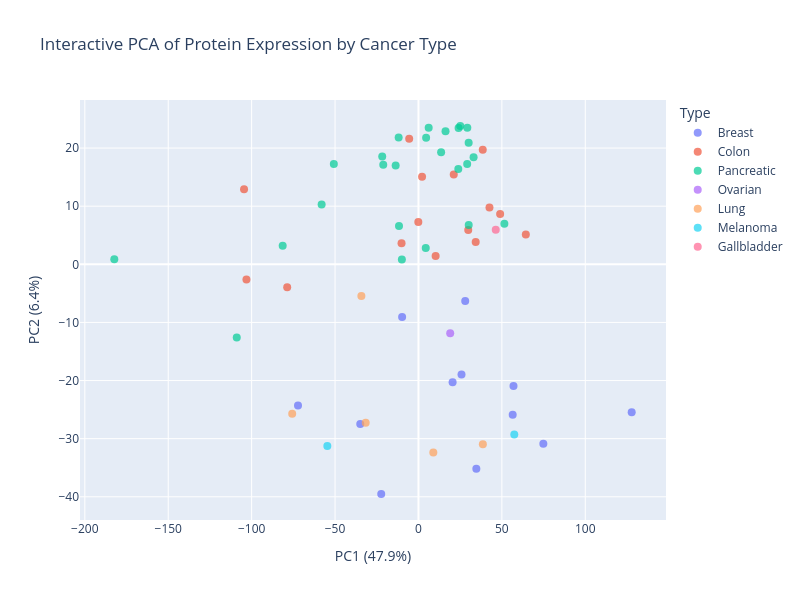

Here is the notebook cell this chart was saved with:
### Code cell
import plotly.express as px

# Initialize PCA
pca = PCA(n_components=20, random_state=42)  # 2 components for visualization

# Fit + transform
X_pca = pca.fit_transform(X)
X.columns = X.columns.astype(str)

# Convert to DataFrame for plotting
pca_df = pd.DataFrame(X_pca, index=X.index, columns=["PC1", "PC2", "PC3", "PC4", "PC5", "PC6", "PC7", "PC8", "PC9", "PC10",
                                                    "PC11", "PC12", "PC13", "PC14", "PC15", "PC16", "PC17", "PC18","PC19",
                                                    "PC20"])

# Make sure PCA DataFrame has sample identifiers as a column
pca_df["Sample_ID"] = pca_df.index  # Assuming index = original column names

# Merge PCA results with metadata
pca_df_merged = pca_df.merge(df_pca_md, on="Sample_ID")

# Interactive PCA plot
fig = px.scatter(
    pca_df_merged,
    x="PC1",
    y="PC2",
    color="Type",                  # color points by Type
    hover_data=["Sample_ID", "Type"],  # info shown on hover
    title="Interactive PCA of Protein Expression by Cancer Type",
    width=800,
    height=600
)

# Customize marker appearance
fig.update_traces(marker=dict(size=8, opacity=0.7))

# Label axes with explained variance
fig.update_layout(
    xaxis_title=f"PC1 ({pca.explained_variance_ratio_[0]*100:.1f}%)",
    yaxis_title=f"PC2 ({pca.explained_variance_ratio_[1]*100:.1f}%)"
)

fig.show()
#fig.write_html("PCA_Interactive_MP2_E_Resistance_MaxSumNormalized_PC1_PC2.html")

### Figure 1 — Plotly figure (JSON) as saved in the notebook; plotly's stock layout.template omitted (floating-point values rounded to 4 significant figures)
{"data": [{"customdata": [["B67_1", "Breast"], ["VCU_1", "Breast"], ["VCU_2", "Breast"], ["VCU_24", "Breast"], ["VCU_3", "Breast"], ["VCU_37", "Breast"], ["VCU_4", "Breast"], ["VCU_43", "Breast"], ["VCU_52", "Breast"], ["VCU_57", "Breast"], ["VCU_74", "Breast"], ["VCU_86", "Breast"]], "hovertemplate": "Type=%{customdata[1]}<br>PC1=%{x}<br>PC2=%{y}<br>Sample_ID=%{customdata[0]}<extra></extra>", "legendgroup": "Breast", "marker": {"color": "#636efa", "opacity": 0.7, "size": 8, "symbol": "circle"}, "mode": "markers", "name": "Breast", "orientation": "v", "showlegend": true, "type": "scatter", "x": [-72.21, 34.7, 127.8, 56.5, 56.97, 28.03, 74.87, 20.47, 25.81, -34.89, -22.32, -9.794], "xaxis": "x", "y": [-24.29, -35.2, -25.44, -25.9, -20.96, -6.304, -30.89, -20.28, -18.94, -27.49, -39.52, -9.076], "yaxis": "y"}, {"customdata": [["CRC0_2", "Colon"], ["CRC4_P1", "Colon"], ["H107_P1", "Colon"], ["H32_2", "Colon"], ["H36", "Colon"], ["H38_P2", "Colon"], ["H85_1", "Colon"], ["VCU_20", "Colon"], ["VCU_23", "Colon"], ["VCU_26", "Colon"], ["VCU_41", "Colon"], ["VCU_71", "Colon"], ["VCU_73", "Colon"], ["VCU_98", "Colon"], ["VCU_99", "Colon"]], "hovertemplate": "Type=%{customdata[1]}<br>PC1=%{x}<br>PC2=%{y}<br>Sample_ID=%{customdata[0]}<extra></extra>", "legendgroup": "Colon", "marker": {"color": "#EF553B", "opacity": 0.7, "size": 8, "symbol": "circle"}, "mode": "markers", "name": "Colon", "orientation": "v", "showlegend": true, "type": "scatter", "x": [-5.553, -103.1, 38.54, 21.16, 10.29, -78.69, -0.08843, 29.84, -104.6, 64.37, -10.14, 34.32, 2.16, 48.97, 42.57], "xaxis": "x", "y": [21.58, -2.605, 19.72, 15.46, 1.424, -3.94, 7.296, 5.906, 12.93, 5.144, 3.623, 3.817, 15.07, 8.673, 9.788], "yaxis": "y"}, {"customdata": [["G119_P4", "Pancreatic"], ["G133_P3", "Pancreatic"], ["G186_P2", "Pancreatic"], ["G68_P3", "Pancreatic"], ["P100_P5", "Pancreatic"], ["P65_1", "Pancreatic"], ["VCU_109", "Pancreatic"], ["VCU_111", "Pancreatic"], ["VCU_119", "Pancreatic"], ["VCU_61", "Pancreatic"], ["VCU_62", "Pancreatic"], ["VCU_64", "Pancreatic"], ["VCU_65", "Pancreatic"], ["VCU_66", "Pancreatic"], ["VCU_67", "Pancreatic"], ["VCU_68", "Pancreatic"], ["VCU_72", "Pancreatic"], ["VCU_75", "Pancreatic"], ["VCU_79", "Pancreatic"], ["VCU_80", "Pancreatic"], ["VCU_81", "Pancreatic"], ["VCU_82", "Pancreatic"], ["VCU_83", "Pancreatic"], ["VCU_84", "Pancreatic"], ["VCU_91", "Pancreatic"]], "hovertemplate": "Type=%{customdata[1]}<br>PC1=%{x}<br>PC2=%{y}<br>Sample_ID=%{customdata[0]}<extra></extra>", "legendgroup": "Pancreatic", "marker": {"color": "#00cc96", "opacity": 0.7, "size": 8, "symbol": "circle"}, "mode": "markers", "name": "Pancreatic", "orientation": "v", "showlegend": true, "type": "scatter", "x": [-81.39, 33.05, -58.04, -108.9, -50.73, -21.72, -13.66, 23.88, 29.2, 51.5, 30.09, -182.3, 25.06, -21.1, -11.67, 4.594, 24.06, 4.364, 30.13, 16.22, -9.948, 13.59, 6.126, -11.87, 29.29], "xaxis": "x", "y": [3.203, 18.42, 10.27, -12.59, 17.25, 18.57, 17.02, 16.4, 17.24, 6.979, 20.93, 0.8851, 23.79, 17.15, 6.598, 21.77, 23.43, 2.797, 6.741, 22.88, 0.8476, 19.29, 23.5, 21.83, 23.48], "yaxis": "y"}, {"customdata": [["H30_2", "Ovarian"]], "hovertemplate": "Type=%{customdata[1]}<br>PC1=%{x}<br>PC2=%{y}<br>Sample_ID=%{customdata[0]}<extra></extra>", "legendgroup": "Ovarian", "marker": {"color": "#ab63fa", "opacity": 0.7, "size": 8, "symbol": "circle"}, "mode": "markers", "name": "Ovarian", "orientation": "v", "showlegend": true, "type": "scatter", "x": [19.03], "xaxis": "x", "y": [-11.88], "yaxis": "y"}, {"customdata": [["L52", "Lung"], ["L93", "Lung"], ["L98_P1", "Lung"], ["VCU_108", "Lung"], ["VCU_97", "Lung"]], "hovertemplate": "Type=%{customdata[1]}<br>PC1=%{x}<br>PC2=%{y}<br>Sample_ID=%{customdata[0]}<extra></extra>", "legendgroup": "Lung", "marker": {"color": "#FFA15A", "opacity": 0.7, "size": 8, "symbol": "circle"}, "mode": "markers", "name": "Lung", "orientation": "v", "showlegend": true, "type": "scatter", "x": [-75.69, 8.908, -31.63, 38.6, -34.21], "xaxis": "x", "y": [-25.72, -32.37, -27.28, -30.97, -5.449], "yaxis": "y"}, {"customdata": [["ME1_P1", "Melanoma"], ["VCU_101", "Melanoma"]], "hovertemplate": "Type=%{customdata[1]}<br>PC1=%{x}<br>PC2=%{y}<br>Sample_ID=%{customdata[0]}<extra></extra>", "legendgroup": "Melanoma", "marker": {"color": "#19d3f3", "opacity": 0.7, "size": 8, "symbol": "circle"}, "mode": "markers", "name": "Melanoma", "orientation": "v", "showlegend": true, "type": "scatter", "x": [-54.63, 57.45], "xaxis": "x", "y": [-31.28, -29.3], "yaxis": "y"}, {"customdata": [["VCU_87", "Gallbladder"]], "hovertemplate": "Type=%{customdata[1]}<br>PC1=%{x}<br>PC2=%{y}<br>Sample_ID=%{customdata[0]}<extra></extra>", "legendgroup": "Gallbladder", "marker": {"color": "#FF6692", "opacity": 0.7, "size": 8, "symbol": "circle"}, "mode": "markers", "name": "Gallbladder", "orientation": "v", "showlegend": true, "type": "scatter", "x": [46.33], "xaxis": "x", "y": [5.957], "yaxis": "y"}], "layout": {"height": 600, "legend": {"title": {"text": "Type"}, "tracegroupgap": 0}, "title": {"text": "Interactive PCA of Protein Expression by Cancer Type"}, "width": 800, "xaxis": {"anchor": "y", "autorange": true, "domain": [0, 1], "range": [-202.9, 148.4], "title": {"text": "PC1 (47.9%)"}, "type": "linear"}, "yaxis": {"anchor": "x", "autorange": true, "domain": [0, 1], "range": [-43.99, 28.27], "title": {"text": "PC2 (6.4%)"}, "type": "linear"}}}
